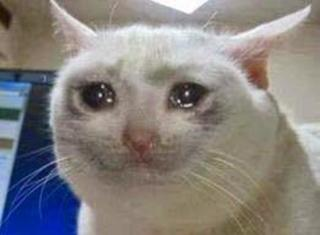
#> input picture zad5/sadcat.jpg, 320 x 235 px
$ python zad5.py
#> lines starting #> are read from the running program, lines starting #| are printed output that depends on the picture
import imutils
import cv2

image=cv2.imread("sadcat.jpg")
#> image is the input picture: shape (235, 320, 3); mean B, G, R 127.6, 129.9, 134.1
cv2.imshow("Original",image)

rotated = imutils.rotate(image, 180)
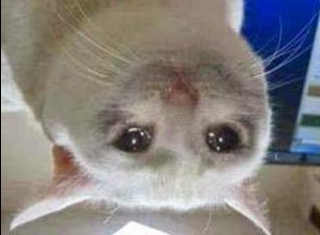
#> rotated: shape (235, 320, 3); mean B, G, R 127.1, 129.5, 133.8
cv2.imshow("Rotated by 180 Degrees", rotated)

cv2.waitKey()
